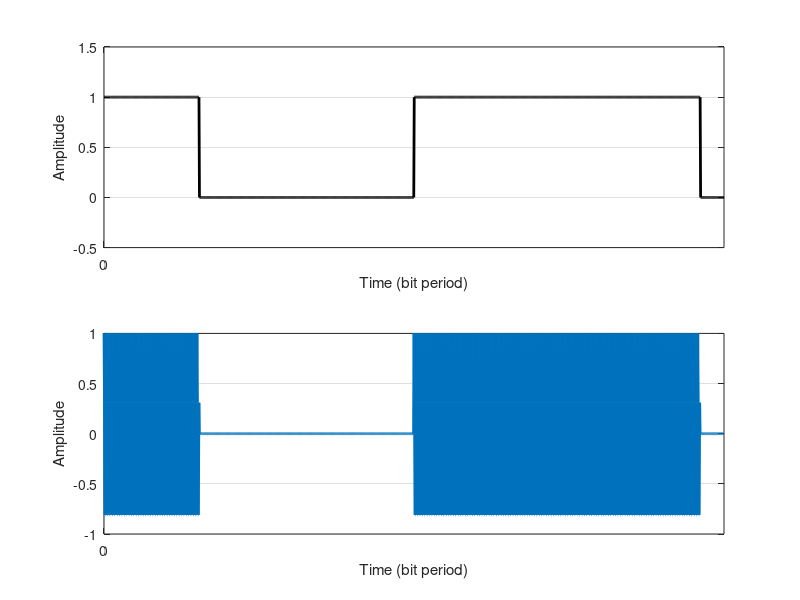
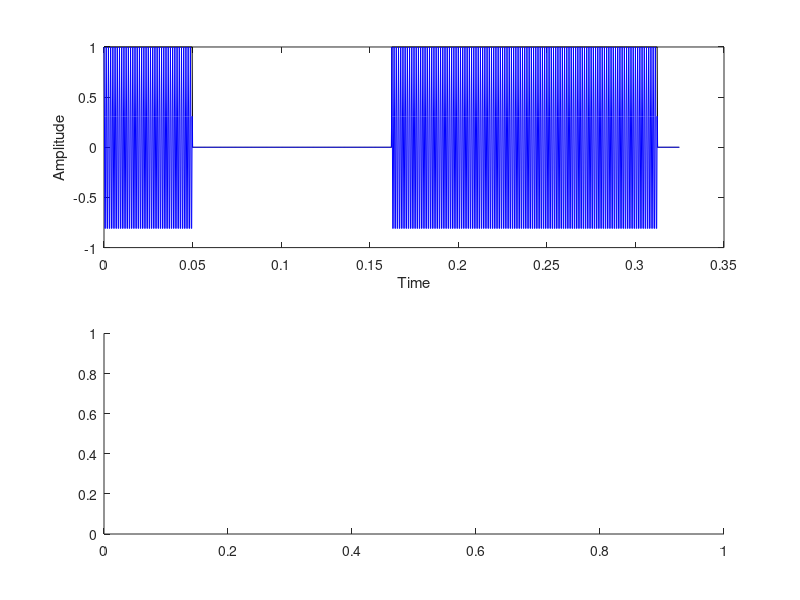

Write the MATLAB code that produced these figures, in order. (Note: this script raises an error after producing the figures.)
    
clc
close all


PLOT_FIGURES=1;


%% DATA SOURCE

data_stream=round(rand(1,8));
data_stream_save = data_stream;

data_stream2 = [];

for i=1: 1:length(data_stream)
    if data_stream(i)== 0
        data_stream2=[data_stream2,0,0,0];
    end
    if data_stream(i)== 1
        data_stream2=[data_stream2,1,1,1];
    end
end

data_stream = data_stream2;

% Define start and stop bits
start_bit = 1;
stop_bit = 0;

% Add the start and stop bits to the data stream
data_stream = [start_bit data_stream stop_bit];

%-------------------------------
N=length(data_stream);

Rb=80;
Tb=1/Rb;

%% MODULATION
f=10*Rb; % Hz 
Ts=1/f;
ph=0;

A1=0; % 0
A2=1; % 1

%-------------------------------
fsamp = 50;
% Time for one bit
t = 0: Tb/fsamp : (Tb-Tb/fsamp);

% This time variable is just for plot
time = [];
mod = [];
%-------------------------------

Digital_signal = [];
signal = [];

for ii = 1: 1: N
    Digital_signal = [Digital_signal (data_stream(ii)==0)*...
        zeros(1,length(t)) + (data_stream(ii)==1)*ones(1,length(t))];
    
    signal = [signal (data_stream(ii)==0)*A1*cos(2*pi*f*t)+...
        (data_stream(ii)==1)*A2*cos(2*pi*f*t)];

    time = [time t];
    t =  t + Tb ;   
end


%--------------------------------------
% Plot
if PLOT_FIGURES
    figure(1);
    subplot(2,1,1);
    plot(time,Digital_signal,'k','LineWidth',2); hold all;
    xlabel('Time (bit period)');
    ylabel('Amplitude');
    title('');
    axis([0 time(end) -0.5 1.5]);
    grid on;
    xticks(0:N)
    
    subplot(2,1,2);
    plot(time,signal,'LineWidth',2);
    xlabel('Time (bit period)');
    ylabel('Amplitude');
    title('');
    %axis([0 time(end) 1.5 1.5]);
    xlim([0, N*Tb])
    grid  on;
    xticks(0:N)
end



%% TX
signalTX = signal;
powerTX = (norm(signalTX)^2)/length(signalTX);

%--------------------------------------
% Plot
if PLOT_FIGURES
    figure(2)
    subplot(2,1,1);
    plot(time,Digital_signal, 'k'); hold all;
    plot(time,signalTX, 'b'); hold all;
    xlabel('Time');
    ylabel('Amplitude');
    
    subplot(2,1,2);
    [psd1,F]=pspectrum(Digital_signal,1024,'power'); hold all;
    plot(F, 10*(log10(psd1)) , 'k'); % Plot the PSD
    
    [psd1,F]=pspectrum(signalTX,1024,'power');
    plot(F,10*(log10(psd1))); hold all;% Plot the PSD
    
end




%% CHANNEL

% % Channe
Pnoise=0.3;
signalRX = signalTX + wgn(size(signalTX, 1), size(signalTX, 2), Pnoise, 'linear');

%-----------------
% Plot
if PLOT_FIGURES
    figure(3)
    subplot(2,1,1);
    plot(time,signalTX, 'b'); hold all;
    plot(time,signalRX, 'r'); hold all;
    plot(time,Digital_signal,'k','LineWidth',2); hold all;
    xlabel('Time (bit period)');
    ylabel('Amplitude');
    
    subplot(2,1,2);
    [psd1,F]=pspectrum(signalTX,1024,'power'); hold all;
    plot(F, 10*(log10(psd1)) , 'k'); % Plot the PSD
    
    [psd1,F]=pspectrum(signalRX,1024,'power'); hold all;
    plot(F, 10*(log10(psd1)), 'r'); % Plot the PSD
end

%% DEMODULATION
rectSignal=signalRX.*cos(2*pi*f*time);

M2=100;
n=0:M2;

wc=2*pi*(4*Rb)/fsamp;

hr=sin(wc.*(n-M2/2))./(pi.*(n-M2/2));
hr(isnan(hr))=wc/pi;

wn=0.42- 0.5*cos(2*pi.*n / M2) + 0.08*cos(4*pi.*n / M2);

h=hr.*wn;

filtSignal = conv(rectSignal, h); 
filtSignal=filtSignal(M2/2:(end-M2/2-1));


% Power
powerDataSignal = (norm(Digital_signal)^2)/length(Digital_signal);
powerFiltSignal = (norm(filtSignal)^2)/length(filtSignal);


CorrectionFactor=sqrt(powerDataSignal)/sqrt(powerFiltSignal);
filtSignal=CorrectionFactor.*filtSignal;

%--------------------------------------------
% Plot 
if PLOT_FIGURES
    figure(4)
    subplot(5,1,1);
    plot(time,Digital_signal, 'k'); hold all;
    subplot(5,1,2);
    plot(time,signalTX, 'b'); hold all;
    subplot(5,1,3);
    plot(time,signalRX, 'r'); hold all;
    subplot(5,1,4);
    plot(time,rectSignal, 'm'); hold all;
    subplot(5,1,5);
    plot(time, filtSignal, 'g'); hold all;
    
    xlabel('Time (bit period)');
    ylabel('Amplitude');
    
    figure(5)
    [psd1,F]=pspectrum(Digital_signal,1024,'power'); hold all;
    subplot(4,1,1);
    plot(F, 10*(log10(psd1)) , 'k'); % Plot the PSD
    
    [psd1,F]=pspectrum(signalRX,1024,'power'); hold all;
    subplot(4,1,2);
    plot(F, 10*(log10(psd1)) , 'b'); % Plot the PSD

    [psd1,F]=pspectrum(rectSignal,1024,'power'); hold all;
    subplot(4,1,3);
    plot(F, 10*(log10(psd1)) , 'r'); % Plot the PSD
    
    [psd1,F]=pspectrum(filtSignal,1024,'power'); hold all;
    subplot(4,1,4);
    plot(F, 10*(log10(psd1)) , 'g'); % Plot the PSD
end


%-------------------------------------------------------
decoded_data_stream=[];

for ii = 1: 1: N
    indexBit=time>=(ii-1)*Tb & time<(ii)*Tb;   
    integratedValue=sum(filtSignal(indexBit))./sum(indexBit);
    decoded_data_stream=[decoded_data_stream integratedValue >( (A2+A1)/2)]; 
end

if decoded_data_stream(1) == start_bit
    disp('Start bit is correct');
    start_bit_val = 1;
    decoded_data_stream = decoded_data_stream(2:end);

    decode_part=[];

    for i=1: 3:length(decoded_data_stream)-1
        if i+3 == length(decoded_data_stream) && decoded_data_stream(end) == stop_bit
            disp('Stop bit is correct');
            stop_bit_val = 1;
            decoded_data_stream = decoded_data_stream(1:end-1);
        end
        frame = [decoded_data_stream(i), decoded_data_stream(i+1), decoded_data_stream(i+2)];
    
        equal_bits = mode(frame);
        
        equal_bits = equal_bits(:)';
        
        decode_part = [decode_part, equal_bits];
        
    end
    if stop_bit_val == 0
        decode_part = [];
    end
else
    disp('Start bit is incorrect');
end

%----------------------------------
% Calculate BER  
numErrorBits = sum(data_stream_save ~= decode_part); 
BER = numErrorBits / length(data_stream_save);

disp(data_stream_save)
disp(decode_part)
disp(BER)